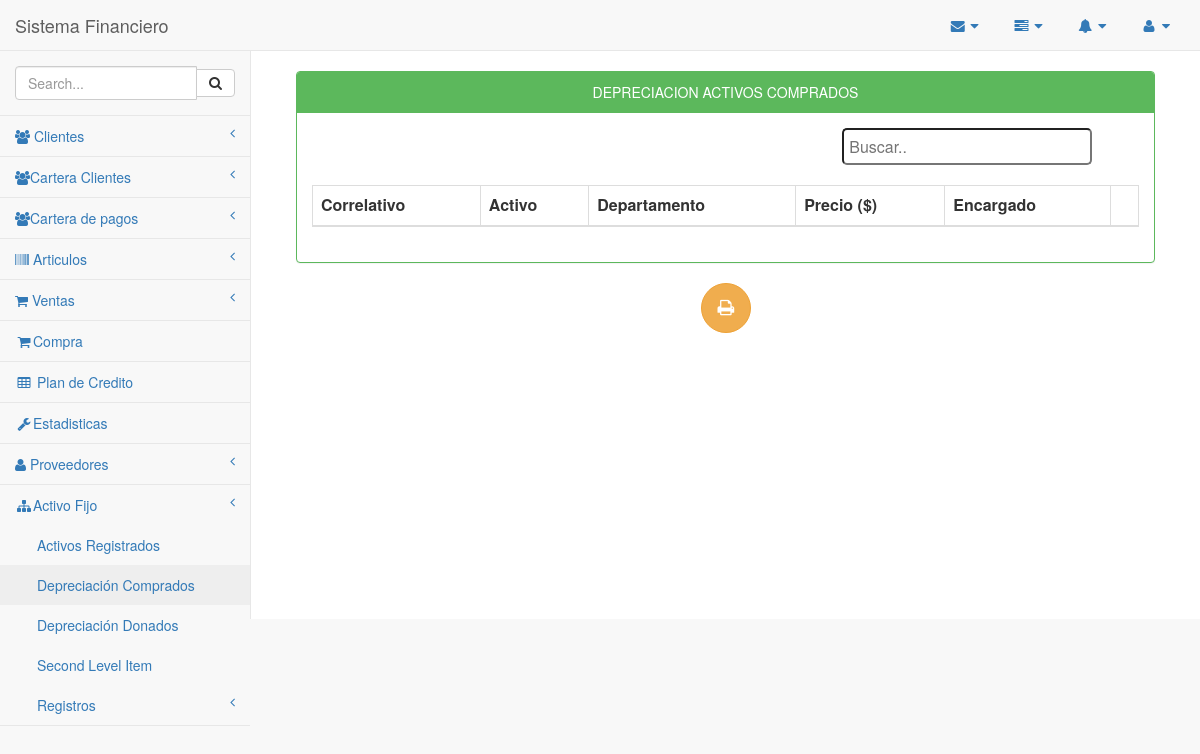
The app's page /activo/depreciacionComprados.php, older data.
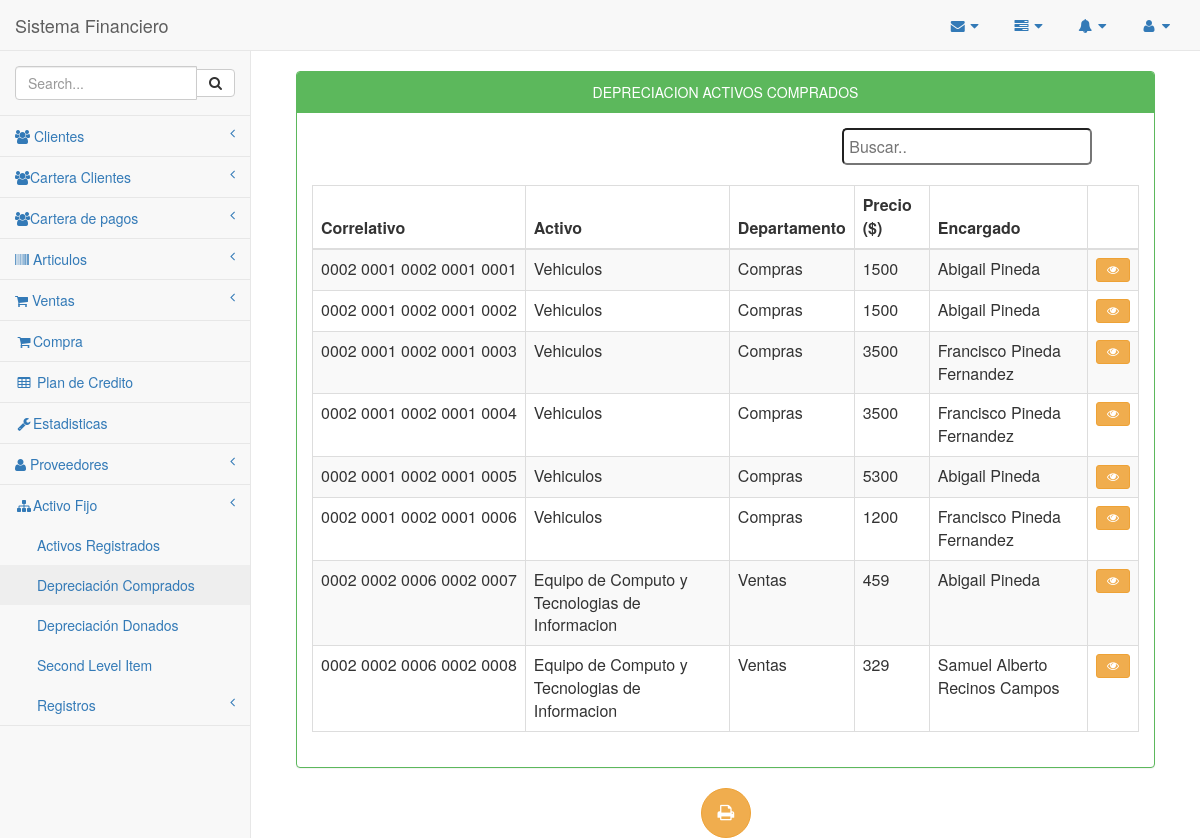
The same page, newer data.
### tables this page shows
CREATE TABLE `activo` (
  `idactivo` int(10) NOT NULL,
  `idtipo` int(10) DEFAULT NULL,
  `iddepartamento` int(10) DEFAULT NULL,
  `idusuario` int(10) DEFAULT NULL,
  `idencargado` int(10) DEFAULT NULL,
  `correlativo` varchar(45) DEFAULT NULL,
  `fecha_adquisicion` date DEFAULT NULL,
  `descripcion` varchar(200) DEFAULT NULL,
  `estado` varchar(45) DEFAULT NULL,
  `observaciones` varchar(200) DEFAULT NULL,
  `precio` double DEFAULT NULL,
  `tiempo_uso` int(11) DEFAULT NULL,
  `adquisicion` varchar(45) DEFAULT NULL,
  `donador` varchar(100) DEFAULT NULL
);

CREATE TABLE `departamento` (
  `id_departamento` int(10) NOT NULL,
  `idinstitucion` int(10) DEFAULT NULL,
  `nombre` varchar(100) DEFAULT NULL,
  `correlativo` varchar(45) DEFAULT NULL
);

CREATE TABLE `clasificacion` (
  `id_clasificacion` int(10) NOT NULL,
  `nombre` varchar(100) DEFAULT NULL,
  `correlativo` varchar(45) DEFAULT NULL,
  `tiempo_depreciacion` int(11) DEFAULT NULL,
  `vidautil` int(11) DEFAULT NULL
);

CREATE TABLE `tipo_activo` (
  `id_tipo` int(10) NOT NULL,
  `nombre` varchar(100) DEFAULT NULL,
  `correlativo` varchar(45) DEFAULT NULL,
  `idclasificacion` int(10) DEFAULT NULL
);

CREATE TABLE `encargado` (
  `id_encargado` int(10) NOT NULL,
  `nombre` varchar(45) DEFAULT NULL,
  `apellidos` varchar(45) DEFAULT NULL,
  `dui` varchar(15) DEFAULT NULL,
  `nit` varchar(25) DEFAULT NULL
);

### activo/depreciacionComprados.php (the view, shortened to what the changed rows need)
<?php
 include_once '../conexion/php_conexion.php';
    include_once '../Plantilla/encabezado.php';
    include_once '../Plantilla/menuLateral.php';
?>
<head>
</head>
        <div id="page-wrapper"  align="center">
            <div class="container-fluid"  align="center">
                <div class="row" align="center">
           <div class="col-md-12">
           	<br>
                    <div class="panel panel-green">
                                </table><br>
                                <table id="tabla" class="table table-striped table-bordered table-hover">
                                    <thead>
                                        <tr>
                                    <th>Correlativo</th>
                                      <th>Activo</th>
                                    <th>Departamento</th>
                                    <th>Precio ($)</th>
                                    <th>Encargado</th>
                                        <th></th>
                                        </tr>
                                    </thead>
                                    <tbody class="buscar">
                                    	<?php
$sacar = mysqli_query($conexion, "SELECT
activo.fecha_adquisicion AS fecha,
activo.idactivo AS id,
usuario.nombre AS nombreUser,
departamento.nombre AS dep,
tipo_activo.idclasificacion,
tipo_activo.nombre AS tipo,
encargado.nombre AS encargado,
encargado.apellidos,
activo.precio AS precio,
clasificacion.id_clasificacion AS clasi,
clasificacion.nombre AS ncla,
departamento.correlativo AS coDepartamento,
clasificacion.correlativo AS coClasificacion,
tipo_activo.correlativo AS CoTipo,
activo.correlativo AS coActivo,
institucion.correlativo as coInstitucion
FROM
activo
INNER JOIN usuario ON activo.idusuario = usuario.idusuario
INNER JOIN departamento ON activo.iddepartamento = departamento.id_departamento
INNER JOIN tipo_activo ON activo.idtipo = tipo_activo.id_tipo
INNER JOIN encargado ON activo.idencargado = encargado.id_encargado
INNER JOIN clasificacion ON tipo_activo.idclasificacion = clasificacion.id_clasificacion ,
institucion
WHERE tipo_activo.id_tipo=activo.idtipo and activo.iddepartamento=departamento.id_departamento
and encargado.id_encargado=activo.idencargado and activo.adquisicion = 'Comprado'
 GROUP BY activo.idactivo
");
            while ($fila = mysqli_fetch_array($sacar)) {
               $modificar=$fila['id'];
       ?>
      <tr>
                           <td nowrap><?php echo $fila['coInstitucion'] . " " . $fila['coDepartamento'] . " " . $fila['coClasificacion'] . " " . $fila['CoTipo'] . " " . $fila['coActivo']; ?></td>
                            <td><?php echo $fila['ncla']; ?></td>
                               <td><?php echo $fila['dep']; ?></td>
                              <td><?php echo $fila['precio'] ; ?></td>
                              <td><?php echo $fila['encargado'] . " " . $fila['apellidos']; ?></td>
        <td class="center">
           <a href="depreciacion.php?ir=<?php echo $modificar; ?>"class="btn btn-warning btn-sm"><i class="fa fa-eye"></i></a>
        </td>
       <?php  }?>
      </tr>
    </tbody>
  </table>
</div>
</div>
</div>
</div>
</div>
</div>
<?php
include_once '../Plantilla/inferior.php';
?>

### Plantilla/encabezado.php (shortened to what the changed rows need)
    <link href="../vendor/bootstrap/css/bootstrap.min.css" rel="stylesheet">
    <link href="../vendor/metisMenu/metisMenu.min.css" rel="stylesheet">
    <link href="../dist/css/sb-admin-2.css" rel="stylesheet">
    <link href="../vendor/font-awesome/css/font-awesome.min.css" rel="stylesheet" type="text/css">
<body>
    <div id="wrapper">
        <nav class="navbar navbar-default navbar-static-top" role="navigation" style="margin-bottom: 0">
            <div class="navbar-header">
                <a class="navbar-brand" href="../Inicio/index.php">Sistema Financiero</a>
            </div>

Row changes from the older to the newer data that the page shows:
now on this page (row edited): activo: coInstitucion "0002", iddepartamento.correlativo "0001", clasificacion.correlativo "0002", idtipo.correlativo "0001", correlativo "0001", clasificacion.nombre "Vehiculos", iddepartamento.nombre "Compras", precio "1500", idencargado.nombre "Abigail", idencargado.apellidos "Pineda"
now on this page (row edited): activo: coInstitucion "0002", iddepartamento.correlativo "0001", clasificacion.correlativo "0002", idtipo.correlativo "0001", correlativo "0002", clasificacion.nombre "Vehiculos", iddepartamento.nombre "Compras", precio "1500", idencargado.nombre "Abigail", idencargado.apellidos "Pineda"
now on this page (row edited): activo: coInstitucion "0002", iddepartamento.correlativo "0001", clasificacion.correlativo "0002", idtipo.correlativo "0001", correlativo "0003", clasificacion.nombre "Vehiculos", iddepartamento.nombre "Compras", precio "3500", idencargado.nombre "Francisco", idencargado.apellidos "Pineda Fernandez"
now on this page (row edited): activo: coInstitucion "0002", iddepartamento.correlativo "0001", clasificacion.correlativo "0002", idtipo.correlativo "0001", correlativo "0004", clasificacion.nombre "Vehiculos", iddepartamento.nombre "Compras", precio "3500", idencargado.nombre "Francisco", idencargado.apellidos "Pineda Fernandez"
now on this page (row edited): activo: coInstitucion "0002", iddepartamento.correlativo "0001", clasificacion.correlativo "0002", idtipo.correlativo "0001", correlativo "0005", clasificacion.nombre "Vehiculos", iddepartamento.nombre "Compras", precio "5300", idencargado.nombre "Abigail", idencargado.apellidos "Pineda"
now on this page (row edited): activo: coInstitucion "0002", iddepartamento.correlativo "0001", clasificacion.correlativo "0002", idtipo.correlativo "0001", correlativo "0006", clasificacion.nombre "Vehiculos", iddepartamento.nombre "Compras", precio "1200", idencargado.nombre "Francisco", idencargado.apellidos "Pineda Fernandez"
now on this page (row edited): activo: coInstitucion "0002", iddepartamento.correlativo "0002", clasificacion.correlativo "0006", idtipo.correlativo "0002", correlativo "0007", clasificacion.nombre "Equipo de Computo y Tecnologias de Informacion", iddepartamento.nombre "Ventas", precio "459", idencargado.nombre "Abigail", idencargado.apellidos "Pineda"
now on this page (row edited): activo: coInstitucion "0002", iddepartamento.correlativo "0002", clasificacion.correlativo "0006", idtipo.correlativo "0002", correlativo "0008", clasificacion.nombre "Equipo de Computo y Tecnologias de Informacion", iddepartamento.nombre "Ventas", precio "329", idencargado.nombre "Samuel Alberto", idencargado.apellidos "Recinos Campos"
